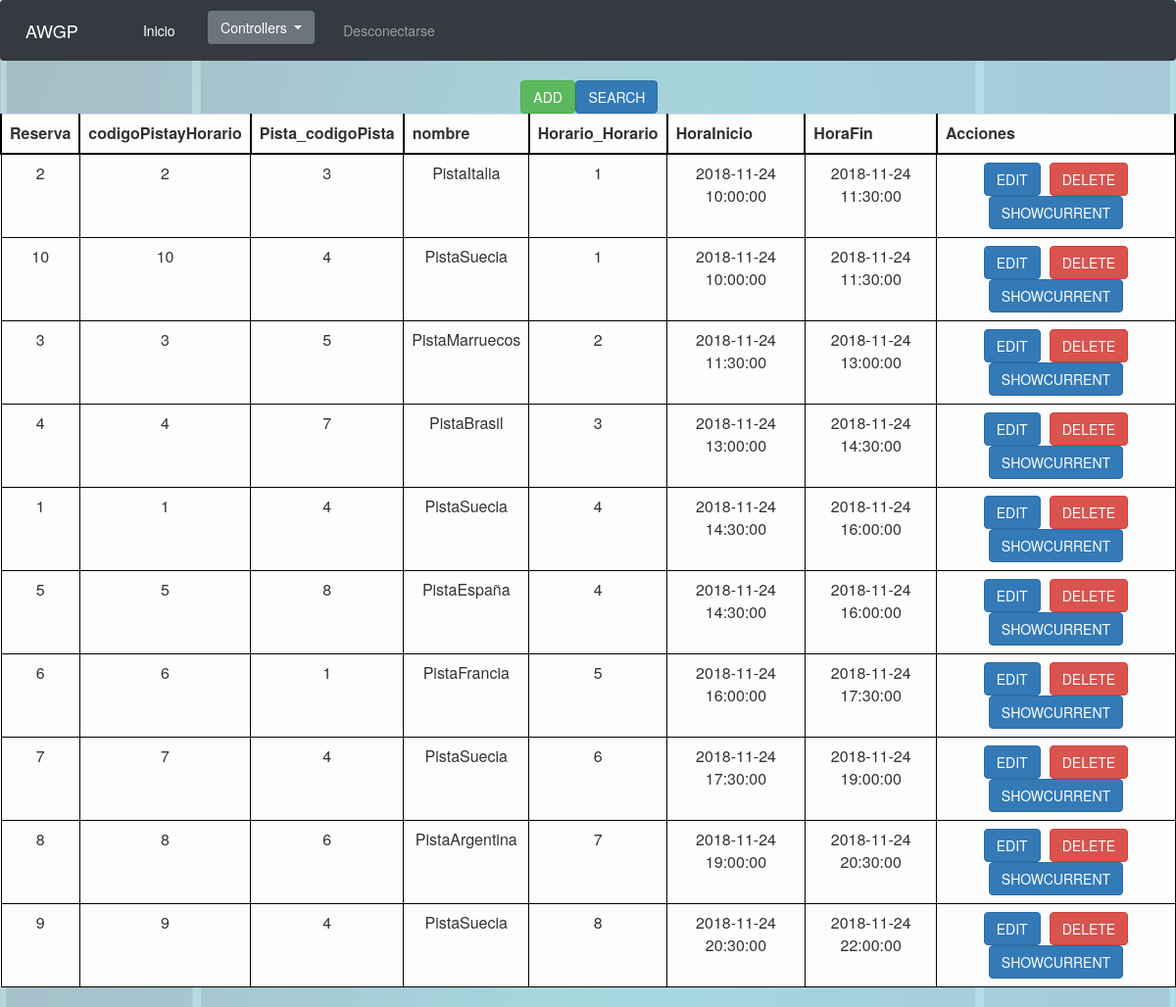
Page /Controllers/Controller_Reserva.php (signed in) on the committed database.
### tables this page shows
CREATE TABLE IF NOT EXISTS `Reserva` (
  `Reserva` INT NOT NULL AUTO_INCREMENT,
  `codigoPistayHorario` INT UNIQUE NOT NULL,
  `DNI_Deportista` VARCHAR(9) NOT NULL,
  PRIMARY KEY (`Reserva`),
  INDEX `fk_Reserva_Horario1_idx` (`codigoPistayHorario` ASC),
  INDEX `fk_Reserva_Deportista1_idx` (`DNI_Deportista` ASC),
  CONSTRAINT `fk_Reserva_codigoPistayHorario`
    FOREIGN KEY (`codigoPistayHorario`)
    REFERENCES `Pista_tiene_horario` (`codigoPistayHorario`)
    ON DELETE CASCADE
    ON UPDATE CASCADE,
  CONSTRAINT `fk_Reserva_Deportista1`
    FOREIGN KEY (`DNI_Deportista`)
    REFERENCES `Deportista` (`DNI`)
    ON DELETE CASCADE
    ON UPDATE CASCADE);

CREATE TABLE IF NOT EXISTS `Pista_tiene_horario` (
  `codigoPistayHorario` INT NOT NULL AUTO_INCREMENT,
  `Horario_Horario` INT NOT NULL,
  `Pista_codigoPista` INT NOT NULL,
  INDEX `fk_Pista_tiene_horario_Horario1_idx` (`Horario_Horario` ASC),
  INDEX `fk_Pista_tiene_horario_Pista1_idx` (`Pista_codigoPista` ASC),
  PRIMARY KEY (`codigoPistayHorario`),
  CONSTRAINT `fk_Pista_tiene_horario_Horario1`
    FOREIGN KEY (`Horario_Horario`)
    REFERENCES `Horario` (`Horario`)
    ON DELETE CASCADE
    ON UPDATE CASCADE,
  CONSTRAINT `fk_Pista_tiene_horario_Pista1`
    FOREIGN KEY (`Pista_codigoPista`)
    REFERENCES `Pista` (`codigoPista`)
    ON DELETE CASCADE
    ON UPDATE CASCADE,
  CONSTRAINT `pistayHorarioUnicos` 
    UNIQUE(`Horario_Horario`, `Pista_codigoPista`));

CREATE TABLE IF NOT EXISTS `Pista` (
  `codigoPista` INT NOT NULL AUTO_INCREMENT,
  `nombre` VARCHAR(45) NULL,
  PRIMARY KEY (`codigoPista`));

CREATE TABLE IF NOT EXISTS `Horario` (
  `Horario` INT NOT NULL AUTO_INCREMENT,
  `HoraInicio` DATETIME NULL,
  `HoraFin` DATETIME NULL,
  PRIMARY KEY (`Horario`));

### Views/Reserva/Reserva_SHOWALL.php (called while the page is built)
<?php
include '../Views/base/SHOWALL.php';
class Reserva_SHOWALL extends SHOWALL{
	function __construct($respuesta){
		$this->controlador = 'Controller_Reserva.php';
		$this->resultado = $respuesta;
		$this->toString();
	}
}
?>

### Modelos/Reserva.php (called while the page is built, shortened)
<?php
class Reserva{
	var $mysqli;
	function __construct($Reserva, $codigoPistayHorario, $DNI_Deportista){
		include_once '../Functions/ConectarBD.php';
		$this->mysqli = ConectarBD();
	}
	function SHOWALL(){
		$sql = "SELECT 	reserva.Reserva, pista_tiene_horario.codigoPistayHorario, pista_tiene_horario.Pista_codigoPista, pista.nombre, pista_tiene_horario.Horario_Horario, horario.HoraInicio,
							horario.HoraFin
						FROM reserva, pista_tiene_horario, horario, pista
						WHERE reserva.codigoPistayHorario = pista_tiene_horario.codigoPistayHorario
							AND pista_tiene_horario.Pista_codigoPista = pista.codigoPista
							AND pista_tiene_horario.Horario_Horario = horario.Horario;";
		$resultado = $this->mysqli->query($sql);
		if(!$resultado){
			return 'No se ha podido conectar con la BD';
		}else{
			return $resultado;
		}
	}
}
?>

### Functions/ConectarBD.php (called while the page is built, shortened)
<?php
function ConectarBD()
	{
	    $mysqli = new mysqli("localhost", "AWGPusr", "AWGPass", "awgp");
		return $mysqli;
	}
?>

### Views/base/SHOWALL.php (the view, shortened to what this page needs)
<?php
class SHOWALL{
	var $showEdit = true;
	var $showDelete = true;
	var $showShowcurrent = true;
	var $controlador;
	var $acciones = 'Acciones';
	var $resultado;
	function toString(){
		include '../Views/base/header.php';
		echo '<table align="center">';
			echo "<form id='AnadirBuscar' method='GET' action='"; echo $this->controlador; echo "'>";
			echo '<tr class="filaInvisible">';
				echo '<td class="celdaInvisible">';
				echo "<input class='btn btn-success' type='submit' name='submit' value='ADD'/>";
				echo '</td>';
				echo '<td class="celdaInvisible">';
				echo "<input class='btn btn-primary' type='submit' name='submit' value='SEARCH'/>";
				echo '</td>';
			echo '</tr>';
			echo '</form>';
		echo '</table>';
		echo '<table class="table table-light">';
			echo '<tr class="fila">';
				while($tituloColumna = $this->resultado->fetch_field()){
					echo '<th class="tituloColumna">';
						echo $tituloColumna->name;
					echo '</th>';
				}
				echo '<th class="tituloColumna">';
				echo $this->acciones;
				echo '</th>';
			echo '</tr>';
			$num = 0;
			while($fila = $this->resultado->fetch_row()){
				echo "<form id='formularioOpcion"; echo $num; echo "' method='GET' action='"; echo $this->controlador; echo "'>";
				echo '<tr class="fila">';
				for($i = 0; $i < sizeof($fila); $i++){
					echo '<td class="celda">';
					echo $fila[$i];
					echo '</td>';
				}
					echo '<td class="celda">';
						if($this->showEdit){
							echo "<input class='btn btn-primary' type='submit' name='submit' value='EDIT'/>";
						}
						if($this->showDelete){
							echo "<input class='btn btn-danger' type='submit' name='submit' value='DELETE'/>";
						}
						if($this->showShowcurrent){
							echo "<input class='btn btn-primary' type='submit' name='submit' value='SHOWCURRENT'/>";
						}
					echo '</td>';
				echo '</tr>';
				echo '</form>';
				$num++;
			}
		echo '</table>';
		include '../Views/base/footer.php';
	}
}
?>

### Controllers/Controller_Reserva.php (shortened to what this page needs)
<?php
	include '../Modelos/Reserva.php';
	include '../Views/Reserva/Reserva_SHOWALL.php';
switch ($_REQUEST['submit']){
	case 'SHOWALL':
		$reserva = new Reserva('','','');
		$respuesta = $reserva->SHOWALL();
		new Reserva_SHOWALL($respuesta, '');
		break;
}
?>

### Views/base/header.php (shortened to what this page needs)
	<link href="/css/style.css" type="text/css" rel="stylesheet"  media="(min-width:380px)">
	<link rel="stylesheet" href="https://stackpath.bootstrapcdn.com/bootstrap/4.1.3/css/bootstrap.min.css">
	<link rel="stylesheet" type="text/css" href="//netdna.bootstrapcdn.com/bootstrap/3.1.1/css/bootstrap.min.css">
	<html>
		<header>
			<nav class="navbar navbar-expand-lg navbar-dark bg-dark">
				<a class="navbar-brand" href="#">AWGP</a>
				<div class="collapse navbar-collapse" id="navbarColor01">
				  <ul class="navbar-nav mr-auto">
					<li class="nav-item active">
					  <a class="nav-link" href="../index.php">Inicio<span class="sr-only">(current)</span></a>
					</li>
	<?php
	if(isset($_SESSION['rolAdmin']) && $_SESSION['rolAdmin']){
		?>
			<li class="nav-item">
				<div class="dropdown nav-link">
				  <button class="btn btn-secondary dropdown-toggle" type="button" id="dropdownMenuButton" data-toggle="dropdown" aria-haspopup="true" aria-expanded="false" style="vertical-align: middle">
					Controllers
				  </button>
				</div>
			</li>
			<li class="nav-item">
			  <a class="nav-link" href="../Functions/Desconectar.php">Desconectarse</a>
			</li>
		<?php
	}else if(isset($_SESSION['DNI'])){
		?>
			<li class="nav-item">
			  <a class="nav-link text-nowrap" href="../Controllers/Controller_Reserva.php">Reservar pista</a>
			</li>
			<li class="nav-item">
			  <a class="nav-link text-nowrap" href="../Controllers/Controller_Reserva.php?submit=VERRESERVAS">Mis reservas</a>
			</li>
			<li class="nav-item">
			  <a class="nav-link text-nowrap" href="../Controllers/Controller_Pareja.php">Mis parejas</a>
			</li>
			<li class="nav-item">
			  <a class="nav-link text-nowrap" href="../Controllers/Controller_Deportista.php?submit=PERFIL">Mi perfil</a>
			</li>
			<li class="nav-item">
			  <a class="nav-link text-nowrap" href="../Controllers/Controller_Campeonato.php?submit=INSCRIBIR">Inscribirse a un campeonato</a>
			</li>
			<?php
			if(isset($_SESSION['rolEntrenador']) && $_SESSION['rolEntrenador']){
				?>
				<li class="nav-item">
				  <a class="nav-link text-nowrap" href="../Controllers/Controller_Clase.php">Agenda de clases</a>
				</li>
				<?php
			}
			?>
			<li class="nav-item">
			  <a class="nav-link text-nowrap" href="../Functions/Desconectar.php">Desconectarse</a>
			</li>
		<?php
	}else{
		?>
			<li class="nav-item">
			  <a class="nav-link" href="../Controllers/Controller_Registro.php">Registrarse</a>
			</li>
		<?php
	}
?>
		  </ul>
		</div>
	</nav>
</header>
<body>

### Views/base/footer.php (shortened to what this page needs)
	</body>
</html>

### css/style.css (style rules this page uses)
.btn { margin-left: 2%; margin-right: 2%; }
.nav-item { margin-left: 8%; }
html { font: Arial; }
body { background-image: url(../img/padel.png); background-size: contain; }
th { text-align: center; }
.tituloColumna { border-top: 2px solid black; border-right: 2px solid black; border-left: 2px solid black; border-bottom: 2px solid black; }
.celda { text-align: center; border: 1px solid black; padding-top: 3; padding-bottom: 3; padding-left: 10; padding-right: 10; }

### rows in the picture
reserva: Reserva "2", codigoPistayHorario.codigoPistayHorario "2", codigoPistayHorario.Pista_codigoPista "3", pista.nombre "PistaItalia", codigoPistayHorario.Horario_Horario "1", horario.HoraInicio "2018-11-24 10:00:00", horario.HoraFin "2018-11-24 11:30:00"
reserva: Reserva "10", codigoPistayHorario.codigoPistayHorario "10", codigoPistayHorario.Pista_codigoPista "4", pista.nombre "PistaSuecia", codigoPistayHorario.Horario_Horario "1", horario.HoraInicio "2018-11-24 10:00:00", horario.HoraFin "2018-11-24 11:30:00"
reserva: Reserva "3", codigoPistayHorario.codigoPistayHorario "3", codigoPistayHorario.Pista_codigoPista "5", pista.nombre "PistaMarruecos", codigoPistayHorario.Horario_Horario "2", horario.HoraInicio "2018-11-24 11:30:00", horario.HoraFin "2018-11-24 13:00:00"
reserva: Reserva "4", codigoPistayHorario.codigoPistayHorario "4", codigoPistayHorario.Pista_codigoPista "7", pista.nombre "PistaBrasil", codigoPistayHorario.Horario_Horario "3", horario.HoraInicio "2018-11-24 13:00:00", horario.HoraFin "2018-11-24 14:30:00"
reserva: Reserva "1", codigoPistayHorario.codigoPistayHorario "1", codigoPistayHorario.Pista_codigoPista "4", pista.nombre "PistaSuecia", codigoPistayHorario.Horario_Horario "4", horario.HoraInicio "2018-11-24 14:30:00", horario.HoraFin "2018-11-24 16:00:00"
reserva: Reserva "5", codigoPistayHorario.codigoPistayHorario "5", codigoPistayHorario.Pista_codigoPista "8", pista.nombre "PistaEspaña", codigoPistayHorario.Horario_Horario "4", horario.HoraInicio "2018-11-24 14:30:00", horario.HoraFin "2018-11-24 16:00:00"
reserva: Reserva "6", codigoPistayHorario.codigoPistayHorario "6", codigoPistayHorario.Pista_codigoPista "1", pista.nombre "PistaFrancia", codigoPistayHorario.Horario_Horario "5", horario.HoraInicio "2018-11-24 16:00:00", horario.HoraFin "2018-11-24 17:30:00"
reserva: Reserva "7", codigoPistayHorario.codigoPistayHorario "7", codigoPistayHorario.Pista_codigoPista "4", pista.nombre "PistaSuecia", codigoPistayHorario.Horario_Horario "6", horario.HoraInicio "2018-11-24 17:30:00", horario.HoraFin "2018-11-24 19:00:00"
reserva: Reserva "8", codigoPistayHorario.codigoPistayHorario "8", codigoPistayHorario.Pista_codigoPista "6", pista.nombre "PistaArgentina", codigoPistayHorario.Horario_Horario "7", horario.HoraInicio "2018-11-24 19:00:00", horario.HoraFin "2018-11-24 20:30:00"
reserva: Reserva "9", codigoPistayHorario.codigoPistayHorario "9", codigoPistayHorario.Pista_codigoPista "4", pista.nombre "PistaSuecia", codigoPistayHorario.Horario_Horario "8", horario.HoraInicio "2018-11-24 20:30:00", horario.HoraFin "2018-11-24 22:00:00"

### other values in the picture
$tituloColumna->name "Reserva"
$tituloColumna->name "codigoPistayHorario"
$tituloColumna->name "Pista_codigoPista"
$tituloColumna->name "nombre"
$tituloColumna->name "Horario_Horario"
$tituloColumna->name "HoraInicio"
$tituloColumna->name "HoraFin"
$this->acciones "Acciones"
